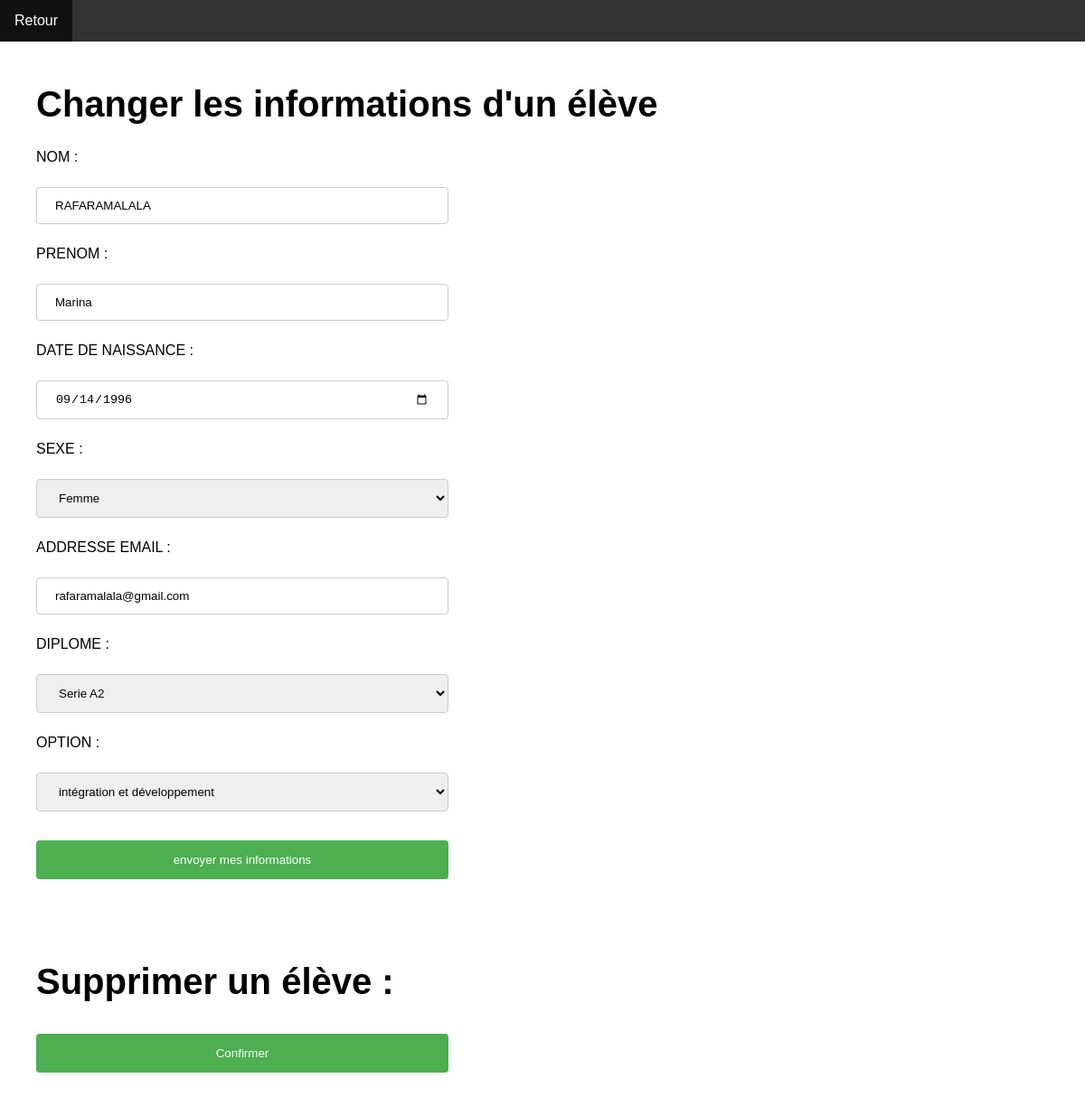
Before: /info.php?code=2 (signed in) with the older database file.
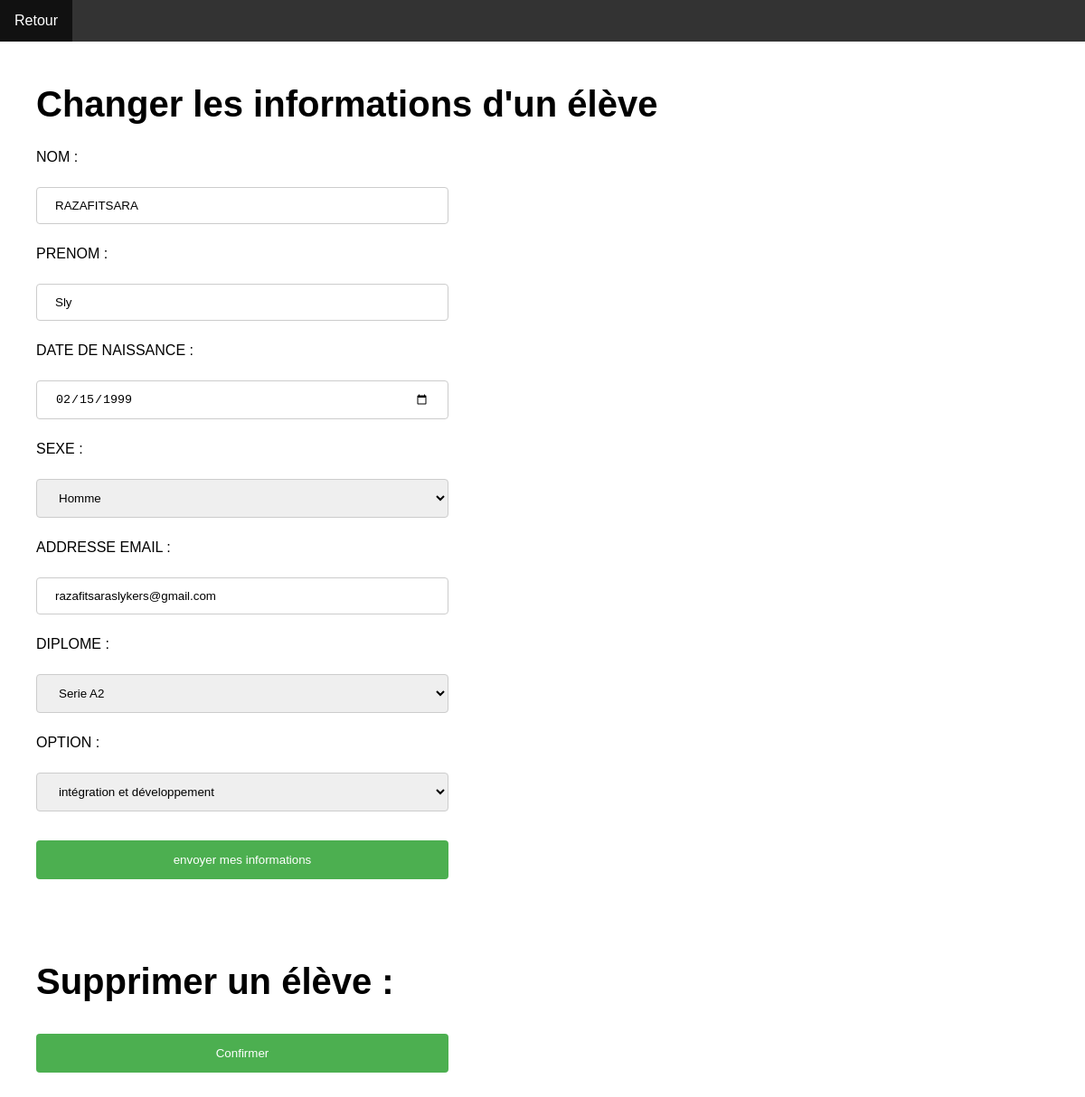
After: the same page with the newer database file.
### tables this page shows
CREATE TABLE IF NOT EXISTS `t_eleve` (
  `el_id` int(11) NOT NULL AUTO_INCREMENT,
  `el_nom` varchar(30) DEFAULT NULL,
  `el_prenom` varchar(30) DEFAULT NULL,
  `el_ddn` date DEFAULT NULL,
  `el_sexe` varchar(1) DEFAULT NULL,
  `el_inscription` int(4) DEFAULT NULL,
  `el_email` varchar(40) DEFAULT NULL,
  `el_diplome` varchar(40) DEFAULT NULL,
  `el_option` varchar(40) DEFAULT NULL,
  PRIMARY KEY (`el_id`)
);

### info.php (the view, shortened to what this page needs)
<?php
    require_once("conn.php");
    $id = $_GET['code'];
    $req="select * from t_eleve where el_id=$id";
    $resultat = mysqli_query($conn,$req) or die(mysqli_error());
    $etudiant = mysqli_fetch_assoc($resultat);
 ?>
 <html>
  <link rel="stylesheet" type="text/css" href="style.css">
 <body>
    <ul>
        <li><a href='accueil.php'> Retour</a></li>
    </ul>
    <div>
        <h1><span>Changer les informations d'un élève</span></h1>
        <form method="post" action="modifier.php">
        <p><label style="color: black">NOM :</label>
        <p><input type="text" name="nom" value="<?php echo ($etudiant['el_nom']); ?>"></p>
        <p> <label style="color: black">PRENOM :</label>
        <p><input type="text" name="prenom" value="<?php echo ($etudiant['el_prenom']); ?>"></p>
        <p><label style="color: black">DATE DE NAISSANCE :</label>
        <p><input type="date" name='dates' value="<?php echo ($etudiant['el_ddn']); ?>"></p>
        <p><label style="color: black">SEXE :</label>   </p>
        <select name="sexe">
            <option value="<?php echo ($etudiant['el_sexe']); ?>"><?php
            if ($etudiant['el_sexe'] == 'F') {
                echo "Femme";
            }
            else {
                echo "Homme";
            }
            ?></option>
        </select></p>
        <p><label style="color: black">ADDRESSE EMAIL :</label>
        <p><input type="email" name="email" value="<?php echo ($etudiant['el_email']); ?>"></p>
        <p><label style="color: black">DIPLOME :</label>  </p>
        <select name="diplome" required>
            <option value="A2">Serie A2</option>
        </select></p>
        <p><label style="color: black">OPTION :</label>  </p>
        <select name="options" required>
            <option value="DEV">intégration et développement</option>
        </select></p>
        <p><input type="submit" value="envoyer mes informations"></p>
    </div>
    <form method="post" action="delete.php">
        <div>
            <h1><span>Supprimer un élève : </span></h1>
            <p><input type="submit" value="Confirmer"></p>
        </div>
    </form>
 </body>
 </html>

Changed rows visible on the page:
changed t_eleve: nom "RAFARAMALALA" → "RAZAFITSARA"; prenom "Marina" → "Sly"; dates "09/14/1996" → "02/15/1999"; sexe "Femme" → "Homme"; email "rafaramalala@gmail.com" → "razafitsaraslykers@gmail.com"
